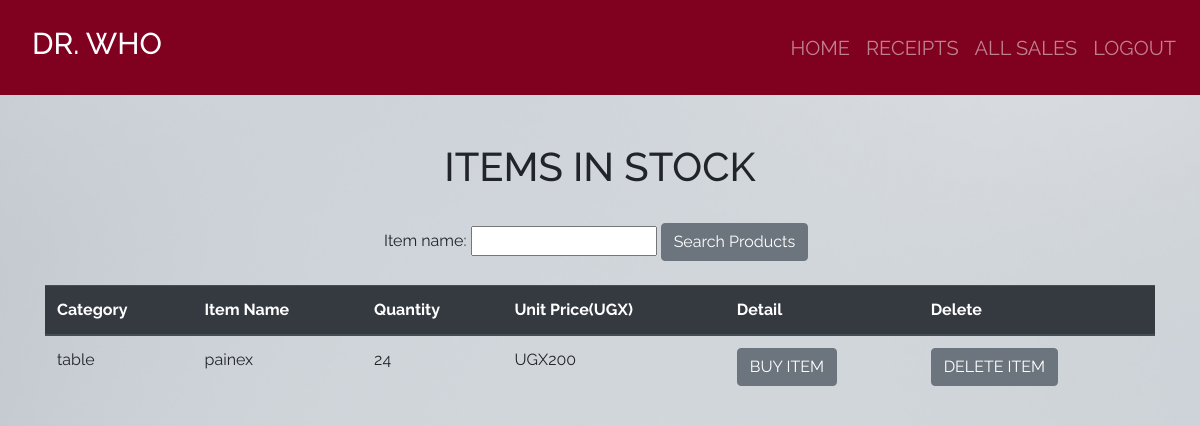
Page /index/ (signed in) on the committed database.
### dawa/models.py (models this page shows, shortened)
class Product(models.Model):
    category_name = models.ForeignKey(Category, on_delete=models.CASCADE, null=True, blank=True)
    item_name = models.CharField(max_length = 50, null = True, blank = True)
    total_quantity = models.IntegerField(default = 0, null=True, blank = True)
    issued_quantity = models.IntegerField(default = 0, null = True, blank = True)
    recieved_quantity = models.IntegerField(default = 0, null = True, blank = True)
    unit_price = models.IntegerField(default = 0, null = True, blank = True)
    manufacture = models.CharField(max_length = 50, null = True, blank = True)
    brand = models.CharField(max_length = 50, null = True, blank = True)

class Category(models.Model):
    name = models.CharField(max_length=50, null=True, blank=True)
    def __str__(self):
        return self.name

### dawa/views.py (the view)
# urls.py: path('index/',views.index, name='index'),
@login_required
def index(request):
    products = Product.objects.all().order_by('-id')
    products_filter = Product_filter(request.GET, queryset = products)
    products = products_filter.qs
    return render(request, 'products/index.html', {'products':products,'products_filter': products_filter})

### templates/products/index.html
{% extends 'products/base.html'%} {% block content%}
<br></br>
<div class = "container">
  <h1 class= "text-center">ITEMS IN STOCK</h1>
  <br>
  <div class = "container">
    <form action = "" method = "GET">
      {{products_filter.form}}
      <input
      type = "submit"
      value = "Search Products"
      class="btn btn-secondary btn"/>
    </form>
  </div>
  <br>
  <table class="table">
    <thead class="thead-dark">
      <tr>
        <th scope="col">Category</th>
        <th scope="col">Item Name</th>
        <th scope="col">Quantity</th>
        <th scope="col">Unit Price(UGX)</th>
        <th scope = "col">Detail</th>
        <th scope = "col">Delete</th>
      </tr>
    </thead>
    {% for product in products%}
    <tbody>
      <tr>
        <td>{{product.category_name}}</td>
        <td>{{product.item_name}}</td>
        <td>{{product.total_quantity}}</td>
        <td>UGX{{product.unit_price}}</td>
        <td><a href="{% url 'product_detail' product.id %}"
              ><input
                type="submit"
                value="BUY ITEM"
                class="btn btn-secondary btn"
                type="button"
            /></a></td>
            <td><a href="{% url 'delete_item' product.id %}"
              ><input
                type="submit"
                value="DELETE ITEM"
                class="btn btn-secondary btn"
                type="button"
            /></a></td>
      </tr>
    </tbody>
    {% endfor %}
  </table>
</div>
{% endblock%}

### dawa/static/css/main.css (style rules this page uses)
html,body { position: relative; overflow-x: hidden; background: url('/static/images/img6.jpg'); width: 100% !important; height: 100vh; display: table; position: relative; background-position: center; background-attachment: scroll; -o-background-size: cover; -moz-background-size: cover; -webkit-background-size: cover; background-size: cover; background-repeat: no-repeat; }
body { background-color: hsl(0, 0%, 98%); font-family: 'raleway'; }
form { width: 40%; margin: 0 auto; }

### rows in the picture
Product: category_name "table", item_name "painex", total_quantity "24", unit_price "200"
